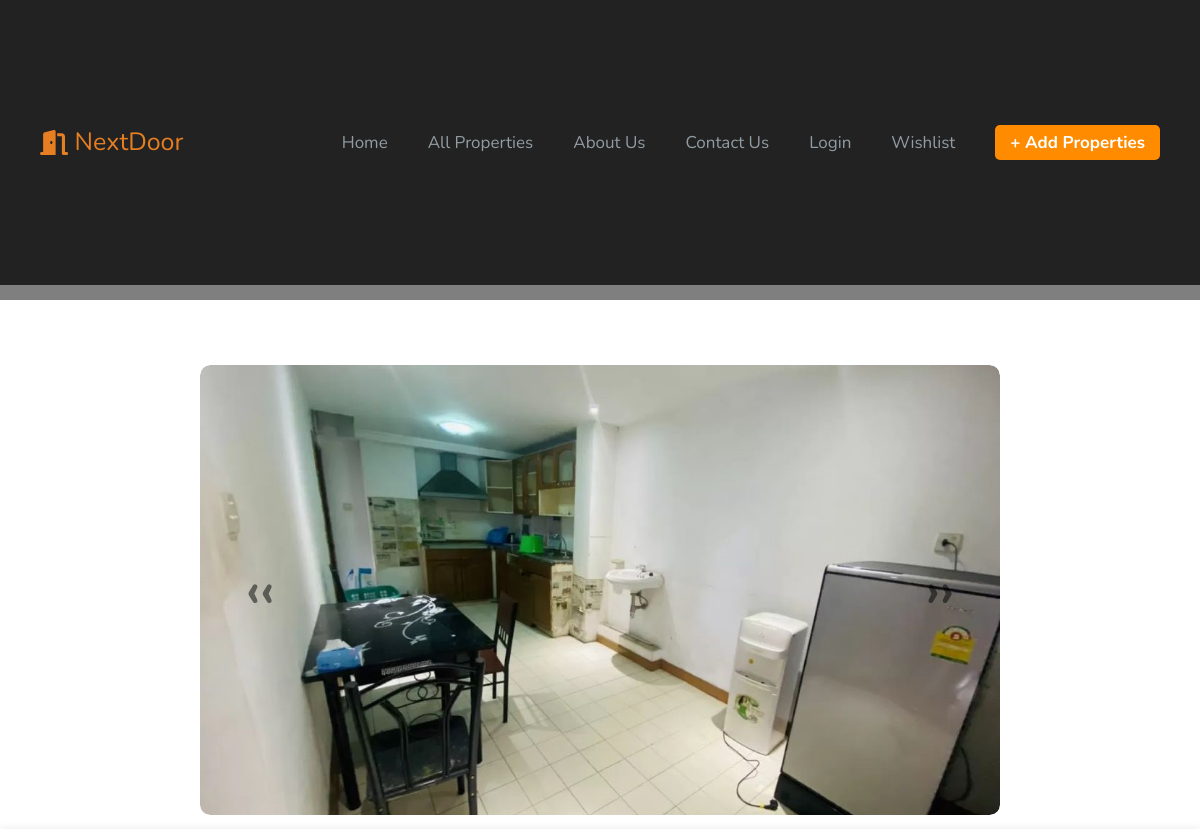
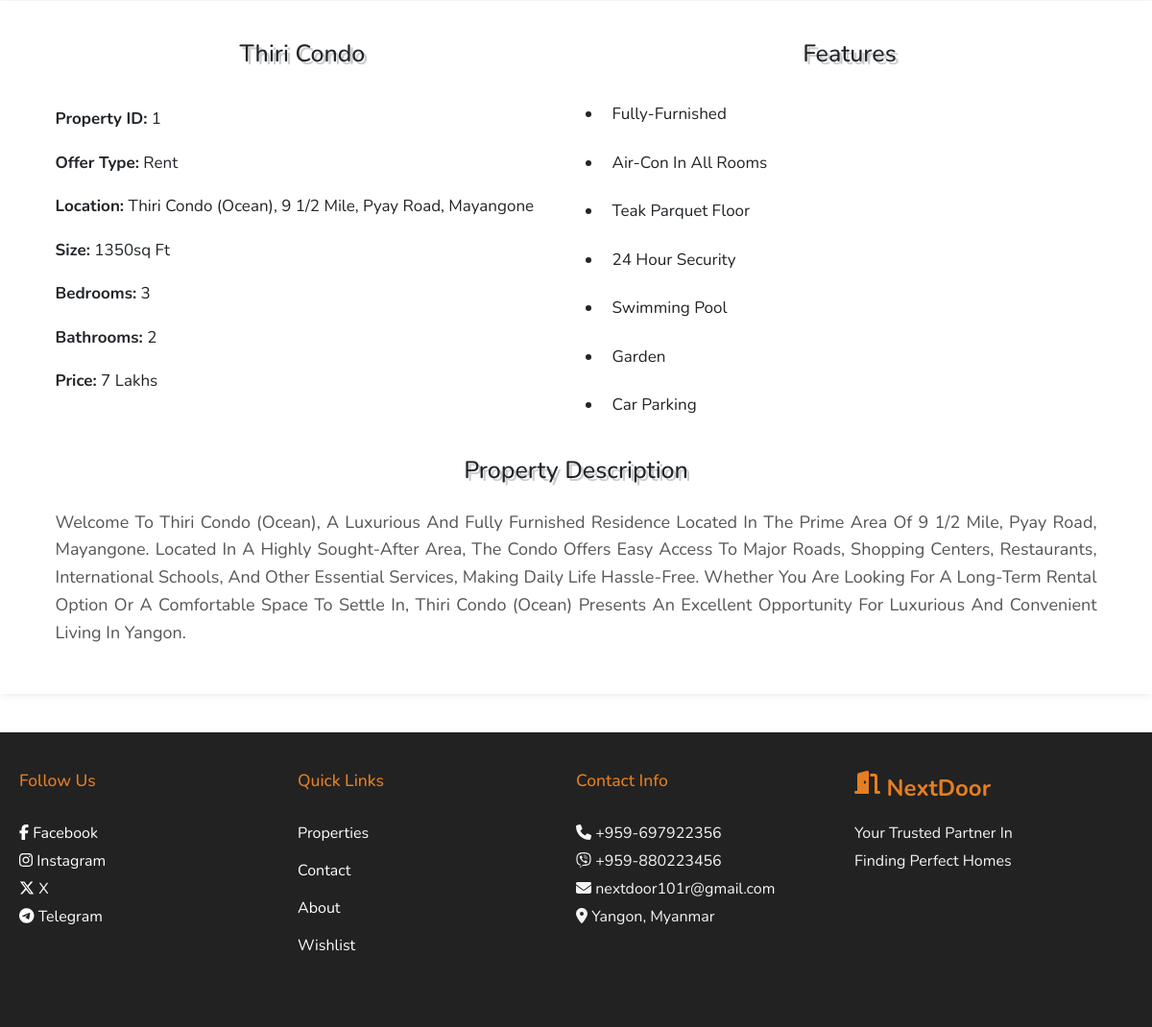
Page /MainPage/propertydetail.php?id=1 on the committed database (2 pictures, top to bottom).
### tables this page shows
CREATE TABLE `property_details` (
  `id` int(11) NOT NULL,
  `title` varchar(255) NOT NULL,
  `location` varchar(255) NOT NULL,
  `township` enum('Hlaing','Lanmadaw','Sanchaung','Kamaryut','Dagon','Mayangone','South Dagon','North Dagon','North Okkalapa','South Okkalapa','Kyi Myin Tine','Pazundaung','Bahan','Hlaing Tharyar') NOT NULL,
  `size` int(11) DEFAULT NULL,
  `beds` int(11) NOT NULL,
  `baths` int(11) NOT NULL,
  `price` decimal(10,0) DEFAULT NULL,
  `features` text NOT NULL,
  `description` text NOT NULL,
  `type` enum('Sale','Rent') NOT NULL DEFAULT 'Sale',
  `moderation_status` enum('Pending','Approved','Rejected') NOT NULL DEFAULT 'Pending',
  `created_at` timestamp NOT NULL DEFAULT current_timestamp(),
  `category` enum('Apartment','Condo','House') NOT NULL DEFAULT 'Apartment',
  `transaction_img` varchar(255) DEFAULT NULL,
  `phone` varchar(15) DEFAULT NULL,
  `user_email` varchar(255) DEFAULT NULL
);

### MainPage/propertydetail.php (the view, shortened to what this page needs)
<?php
include("header.php");
?>
<!DOCTYPE html>
<html lang="en">
<head>
    <link href="https://cdn.jsdelivr.net/npm/bootstrap@5.3.3/dist/css/bootstrap.min.css" rel="stylesheet">
    <link rel="stylesheet" href="https://cdnjs.cloudflare.com/ajax/libs/font-awesome/6.4.2/css/all.min.css">
</head>
<body>
    <?php
    include 'connect.php';
    if (isset($_GET['id'])) {
        $property_id = intval($_GET['id']);
        $sql = "SELECT * FROM property_details WHERE id = ?";
        $stmt = $conn->prepare($sql);
        $stmt->bind_param("i", $property_id);
        $stmt->execute();
        $result = $stmt->get_result();
        if ($result->num_rows > 0) {
            $property = $result->fetch_assoc();
        } else {
            echo "<h2>Property not found</h2>";
            exit;
        }
        $sql_images = "SELECT image FROM property_images WHERE property_id = ?";
        $stmt_images = $conn->prepare($sql_images);
        $stmt_images->bind_param("i", $property_id);
        $stmt_images->execute();
        $result_images = $stmt_images->get_result();
        $images = [];
        while ($row = $result_images->fetch_assoc()) {
            $images[] = $row['image'];
        }
    } else {
        echo "<h2>No Property ID Provided</h2>";
        exit;
    }
    ?>
    <div class="banner">
        <h1 class="text-white display-3 ;">PROPERTY DETAILS</h1>
    </div>
    <section class="slider-container d-flex justify-content-center align-items-center my-4">
        <div id="bootstrapSlider" class="carousel slide" data-bs-ride="carousel" data-bs-interval="2000" style="max-width: 800px;">
            <div class="carousel-inner">
                <?php
                if (!empty($images)) {
                    foreach ($images as $index => $img) {
                        $active = ($index === 0) ? 'active' : '';
                        echo '<div class="carousel-item ' . $active . '">
                            <div class="image-wrapper">
                                <img src="img/' . $img . '" class="d-block w-100 slider-img" alt="">
                            </div>
                          </div>';
                    }
                } else {
                    echo "<h2>No Images Available</h2>";
                }
                ?>
            </div>
            <button class="carousel-control-prev" type="button" data-bs-target="#bootstrapSlider" data-bs-slide="prev">
                <span style="color: black; font-size: 50px; font-weight: bold;">&#8249;&#8249;</span>
            </button>
            <button class="carousel-control-next" type="button" data-bs-target="#bootstrapSlider" data-bs-slide="next">
                <span style="color: black; font-size: 50px; font-weight: bold;">&#8250;&#8250;</span>
            </button>
        </div>
    </section>
    <section class="property-detail">
        <div class="container">
            <div class="row">
                <div class="col-md-6">
                    <div class="property-info">
                        <h1><?php echo $property['title']; ?></h1><br>
                        <ul>
                            <li><strong>Property ID:</strong> <?php echo $property['id']; ?></li>
                            <li><strong>Offer type:</strong> <?php echo $property['type']; ?></li>
                            <li><strong>Location:</strong> <?php echo $property['location']; ?></li>
                            <?php if (!empty($property['size'])) { ?>
                                <li><strong>Size:</strong> <?php echo $property['size']; ?>sq ft</li>
                            <?php } ?>
                            <li><strong>Bedrooms:</strong> <?php echo $property['beds']; ?></li>
                            <li><strong>Bathrooms:</strong> <?php echo $property['baths']; ?></li>
                            <li><strong>Price:</strong> <?php echo $property['price']; ?> Lakhs</li>
                        </ul>
                    </div>
                </div>
                <div class="col-md-6">
                    <div class="features">
                        <h1>Features</h1><br>
                        <ul>
                            <?php
                            $features = explode(",", $property['features']);
                            foreach ($features as $feature) {
                                echo "<li>$feature</li>";
                            }
                            ?>
                        </ul>
                    </div>
                </div>
            </div>
            <div class="project-overview">
                <h1>Property Description</h1>
                <p><?php echo $property['description']; ?></p>
            </div>
        </div>
    </section>
</body>
<?php
include("footer.php");
?>
</html>

### MainPage/header.php (style rules this page uses)
:root { --text-shadow: .3rem .3rem 0 rgba(0, 0, 0, .2); --black: #000; --blue: #42586e; --light-color: rgb(145, 156, 163); }
* { font-family: Nunito; margin: 0; padding: 0; box-sizing: border-box; outline: none; border: none; text-transform: capitalize; }
html { font-size: 62.5%; overflow-x: hidden; scroll-behavior: smooth; scroll-padding-top: 7rem; }
h1 { font-size: 2.5rem; color: var(--black); line-height: 1.8; text-shadow: var(--text-shadow); margin-bottom: 20px; text-align: center; }
p { text-align: center; font-size: 2em; color: #666; }

### MainPage/propertydetail.php (style rules this page uses)
body { margin: 0; padding: 0; }
.property-detail { max-width: 1200px; margin: auto; background: white; padding: 20px; box-shadow: 0 0 10px rgba(0, 0, 0, 0.1); margin-bottom: 40px; }
.carousel img { width: 50%; height: auto; }
.property-info { margin-top: 20px; }
.property-info li { list-style: none; margin-top: 20px; font-size: 17px; }
.features { margin-top: 20px; }
.features ul { padding: 05; }
.features ul li { font-size: 17px; padding: 10px; margin: 5px 0; border-radius: 5px; }
.project-overview { margin-top: 20px; }
.project-overview p { font-size: large; color: #555; line-height: 1.6; padding: 20px; text-align: justify; }
.banner { position: relative; overflow: hidden; display: flex; align-items: center; justify-content: center; text-align: center; color: white; width: 100%; }
.banner::before { content: ""; position: absolute; top: 0; left: 0; width: 100%; height: 100%; background-image: linear-gradient(rgba(0, 0, 0, 0.527), rgba(0, 0, 0, 0.5)), url(Img/banner.png); z-index: -1; }
.slider-container { padding-top: 50px; }
.banner { background-size: cover; background-position: center; height: 300px; display: flex; align-items: center; justify-content: space-between; padding: 0 50px; }
.banner h1 { z-index: 1; font-size: 3rem; line-height: 1.2; padding-top: 65px; }
.carousel-inner { overflow: hidden; border-radius: 10px; }
.image-wrapper { height: 450px; overflow: hidden; border-radius: 10px; }
.slider-img { width: 100%; height: 100%; object-fit: cover; transition: transform 0.5s ease; border-radius: 10px; }

### rows in the picture
property_details: title "Thiri Condo", id "1", type "Rent", location "Thiri Condo (Ocean), 9 1/2 Mile, Pyay Road, Mayangone", size "1350", beds "3", baths "2", price "7", features "Fully-Furnished", features "Air-Con In All Rooms", features "Teak Parquet Floor", features "24 Hour Security", features "Swimming Pool", features "Garden", features "Car Parking", description "Welcome To Thiri Condo (Ocean), A Luxurious And Fully Furnished Residence Located In The Prime Area Of 9 1/2 Mile, Pyay Road, Mayangone. Located In A Highly Sought-After Area, The Condo Offers Easy Access To Major Roads, Shopping Centers, Restaurants, International Schools, And Other Essential Services, Making Daily Life Hassle-Free. Whether You Are Looking For A Long-Term Rental Option Or A Comfortable Space To Settle In, Thiri Condo (Ocean) Presents An Excellent Opportunity For Luxurious And Convenient Living In Yangon."
